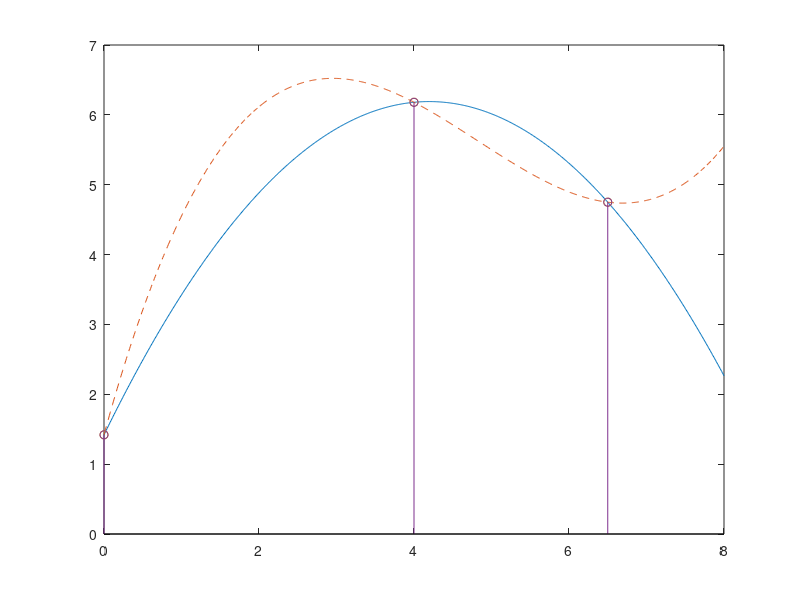

Source code (MATLAB):
clear all; close all; 
x =[0 4 6.5]'; y = [1.42 6.18 4.75]';A=[ones(size(x)) x x.^2 ];
c = A\y; xx = 0:0.01:8; p2 = c(1) + c(2)*xx + c(3)*xx.^2;

x3 = [x ;8]; y3= [y; 5.55]; A3=[ones(size(x3)) x3 x3.^2 x3.^3];
c3 = A3\y3; p3 = c3(1) + c3(2)*xx + c3(3)*xx.^2 + c3(4)*xx.^3;



plot(xx, p2,xx, p3, "--", x, y, "o"), hold on
stem(x, y)